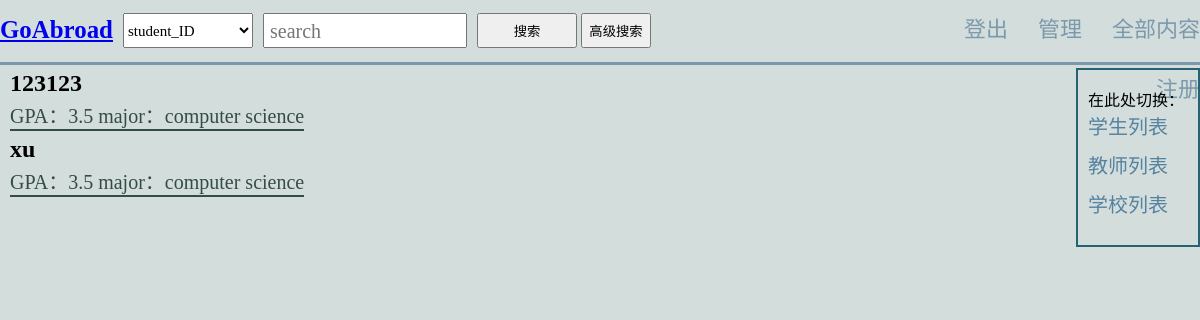
The page /GoAbroad/list/ (signed in) on the database its author committed.
### GoAbroad/models.py (models this page shows)
class Student(models.Model):
    student_ID = models.CharField(max_length=200, primary_key=True)
    type = models.CharField(max_length=200, null=True, blank=True)
    GPA = models.FloatField(null=True, blank=True)
    Rank = models.CharField(max_length=200, null=True, blank=True)
    scholarship = models.CharField(max_length=200, null=True, blank=True)
    Hand_in_date = models.DateField(null=True, blank=True)
    get_offer_date = models.DateField(null=True, blank=True)
    major = models.ForeignKey("Major", null=True, blank=True, default='', on_delete=models.CASCADE)
    program_name = models.ForeignKey("Program", null=True, blank=True, default='', on_delete=models.CASCADE)
    teacher_name = models.ForeignKey("Teacher", null=True, blank=True, default='', on_delete=models.CASCADE)
    school_name = models.ForeignKey("School", null=True, blank=True, default='', on_delete=models.CASCADE)
    practice = models.ForeignKey("Practice", null=True, blank=True, default='', on_delete=models.CASCADE)
    other = models.CharField(max_length=10000, null=True, blank=True)

class Major(models.Model):
    major = models.CharField(max_length=200, primary_key=True)
    short = models.CharField(max_length=200, null=True, blank=True)

### GoAbroad/views.py (the view)
# urls.py: path('list/', views.list, name='list'),
def list(request):
    students = Student.objects.all()
    context = {'students': students}
    return render(request, 'blog_list.html', context)

### GoAbroad/templates/GoAbroad/blog_list.html (shortened to what this page needs)
{% extends 'base.html'%}
{% block content %}
<body>
    <div class="container">
        <div class="row">
            <div class="col-xs-12 col-sm-6 col-md-7 col-md-offset-1 scroll">
                {% for x in students %}
                <a href="/GoAbroad/detail/{{x.student_ID}}/" >{{x.student_ID}}</a>
                <p>GPA：{{x.GPA}} major：{{x.major.major}}</p>
                {% empty %}
                 <p>-----敬请期待-----</p>
                {% endfor %}
            </div>
        </div>
        <div class="menu">
            <div><p>在此处切换：</p></div>
            <a href="/GoAbroad/list">学生列表</a>
            <a href="/GoAbroad/teacher_list">教师列表</a>
            <a href="/GoAbroad/school_list">学校列表</a>
        </div>
    </div>
</body>
{% endblock %}

### GoAbroad/templates/GoAbroad/base.html (style rules this page uses)
* { margin: 0; padding: 0; }
html { background-color: #D3DEDC; background-repeat: no-repeat; }

### GoAbroad/templates/GoAbroad/blog_list.html (style rules this page uses)
html,body { height: 100%; }
.container { background-color: #D3DEDC; background-repeat: no-repeat; }
.row a { display: block; height: 30px; width: auto; text-decoration: none; color: black; font-family: "Yuanti SC"; font-size: 24px; font-weight: bold; margin: 5px 0 0 10px; }
.row p { display: inline-block; font-family: "Yuanti SC"; font-size: 20px; color: #344B48; margin: 0 0 0 10px; border-bottom: 2px double #344B48; }
.menu { position: fixed; top: 68px; right: 0px; border: 0; display: block; border: 2px solid #256272; padding: 17px 10px; width: 100px; }
.menu a { display: block; color: #55829f; border-radius: 24px; transition: 0.25s; font-family: "Yuanti SC"; font-size: 20px; text-decoration: none; margin-bottom: 10px; }

### rows shown on the page
Student: student_ID "123123", GPA "3.5", major.major "computer science"
Student: student_ID "xu", GPA "3.5", major.major "computer science"
